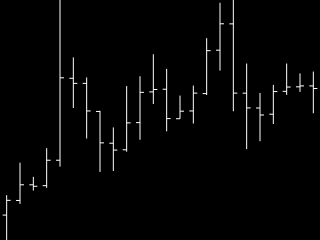

This figure's notebook cell:
### Code cell
# Create a figure
fig = go.Figure()

# Add the OHLC bar
fig.add_trace(go.Ohlc(x = df_slice["Date"], open = df_slice["Open"],
                      high = df_slice["High"], low = df_slice["Low"],
                      close = df_slice["Close"], name = "OHLC",
                      yaxis = "y", increasing_line_color = "white", decreasing_line_color = "white", line=dict(width = 1)))

# # Add the volume bar
# fig.add_trace(go.Bar(x = df_slice["Date"], y = df_slice["Volume"], yaxis = "y2", name = "Volume", marker = dict(color = "white")))
# fig.add_trace(go.Scatter(
#     x=df_slice["Date"],
#     y=df_slice["Open"],
#     mode='markers',
#     marker=dict(color='white', size=1),  # Larger white markers for open
#     name='Open'
# ))

fig.update_layout(
    paper_bgcolor='black',
    plot_bgcolor='black',
    xaxis_rangeslider_visible = False,
    xaxis = {
    "showticklabels": False,
    "ticks": "",
    "type": "date",
    "gridcolor": "black"
    },
    yaxis = {
        # 'domain': [0.2, 1],
        'range': [min(df_slice["Low"].min(), df_slice["Open"].min(), 
                       df_slice["Close"].min()), 
                      max(df_slice["High"].max(), df_slice["Open"].max(), 
                        df_slice["Close"].max())],
        'visible': False,
        "gridcolor": "black"
    },
    # yaxis2 = dict(domain = [0, 0.2], visible = False),
    width = 72, # REMEMBER TO CHANGE TO 60
    height = 54.4, # REMEMBER TO CHANGE TO 64
    showlegend = False,
    margin = dict(l = 0, r = 0, t = 0, b = 0)
)

# Show the figure
fig.show()

### Figure 1 — Plotly figure (JSON) as saved in the notebook; plotly's stock layout.template omitted (floating-point values rounded to 4 significant figures)
{"data": [{"close": [0.2216, 0.2238, 0.2236, 0.2273, 0.239, 0.2382, 0.2343, 0.2298, 0.2287, 0.2326, 0.2369, 0.2373, 0.2332, 0.2343, 0.2368, 0.2428, 0.2466, 0.2368, 0.2347, 0.2337, 0.237, 0.2377, 0.2378, 0.2375], "decreasing": {"line": {"color": "white"}}, "high": [0.2223, 0.227, 0.225, 0.229, 0.25, 0.2419, 0.239, 0.2343, 0.2319, 0.2378, 0.2392, 0.2423, 0.2402, 0.2365, 0.2379, 0.2446, 0.2496, 0.25, 0.241, 0.2368, 0.238, 0.241, 0.2396, 0.2399], "increasing": {"line": {"color": "white"}}, "line": {"width": 1}, "low": [0.216, 0.2211, 0.223, 0.2234, 0.2264, 0.2347, 0.2304, 0.2256, 0.2258, 0.2285, 0.2302, 0.2353, 0.2314, 0.2332, 0.2325, 0.2365, 0.24, 0.2342, 0.2289, 0.23, 0.2324, 0.2366, 0.237, 0.234], "name": "OHLC", "open": [0.2195, 0.2216, 0.2238, 0.2237, 0.2273, 0.2389, 0.2382, 0.2342, 0.2297, 0.2288, 0.2326, 0.237, 0.2374, 0.2332, 0.2343, 0.2367, 0.2429, 0.2466, 0.2368, 0.2347, 0.2338, 0.2371, 0.2377, 0.2378], "type": "ohlc", "x": ["2023-01-01T00:00:00", "2023-01-01T01:00:00", "2023-01-01T02:00:00", "2023-01-01T03:00:00", "2023-01-01T04:00:00", "2023-01-01T05:00:00", "2023-01-01T06:00:00", "2023-01-01T07:00:00", "2023-01-01T08:00:00", "2023-01-01T09:00:00", "2023-01-01T10:00:00", "2023-01-01T11:00:00", "2023-01-01T12:00:00", "2023-01-01T13:00:00", "2023-01-01T14:00:00", "2023-01-01T15:00:00", "2023-01-01T16:00:00", "2023-01-01T17:00:00", "2023-01-01T18:00:00", "2023-01-01T19:00:00", "2023-01-01T20:00:00", "2023-01-01T21:00:00", "2023-01-01T22:00:00", "2023-01-01T23:00:00"], "yaxis": "y"}], "layout": {"height": 54.4, "margin": {"b": 0, "l": 0, "r": 0, "t": 0}, "paper_bgcolor": "black", "plot_bgcolor": "black", "showlegend": false, "width": 72, "xaxis": {"gridcolor": "black", "rangeslider": {"visible": false}, "showticklabels": false, "ticks": "", "type": "date"}, "yaxis": {"gridcolor": "black", "range": [0.216, 0.25], "visible": false}}}
